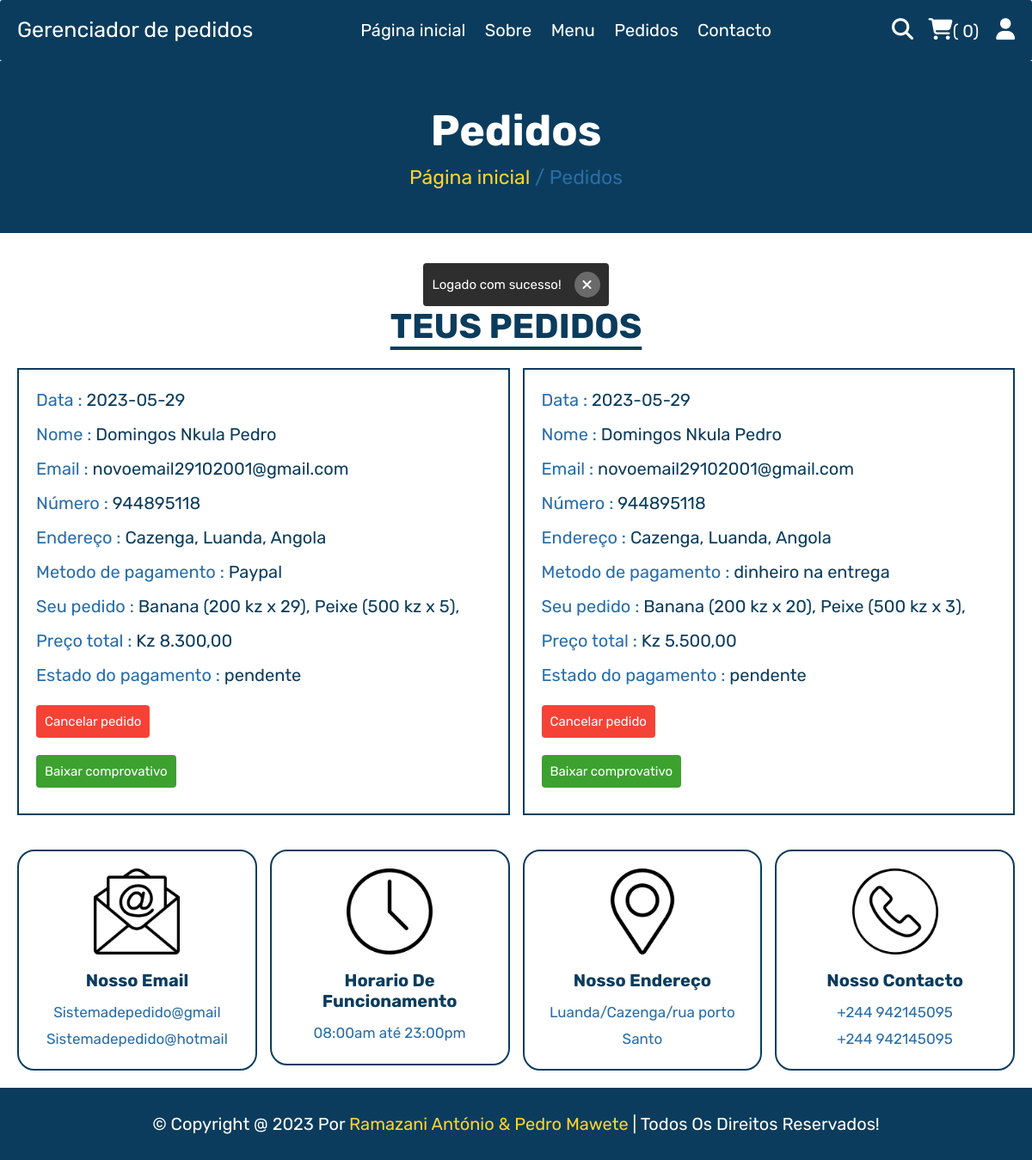
Page /pedidos.php (signed in) on the committed database.
### tables this page shows
CREATE TABLE `pedidos` (
  `id` varchar(255) NOT NULL,
  `user_id` int(100) NOT NULL,
  `nome` varchar(20) NOT NULL,
  `contacto` varchar(10) NOT NULL,
  `email` varchar(50) NOT NULL,
  `metodo` varchar(50) NOT NULL,
  `endereço` varchar(500) NOT NULL,
  `total_produtos` text NOT NULL,
  `total_preço` int(100) NOT NULL,
  `data` date NOT NULL DEFAULT current_timestamp(),
  `estado_pagamento` varchar(20) NOT NULL DEFAULT '1',
  `confirmacao_cliente` varchar(20) DEFAULT 'false',
  PRIMARY KEY (`id`)
);

### functions/pegarEstado.php (called while the page is built, shortened)
<?php
function pegarEstado($numero_do_estado){
    if($numero_do_estado == '1'):
        return "pendente";
    endif;
}

### pedidos.php (the view, shortened to what this page needs)
<?php
include __DIR__ . './components/connect.php';
include_once __DIR__ . './functions/pegarEstado.php';
if(isset($_SESSION['user_id'])){
   $user_id = $_SESSION['user_id'];
}else{
   $user_id = '';
   header('location:home.php');
};
?>
<!DOCTYPE html>
<html lang="pt-br">
<head>
   <link rel="stylesheet" href="https://cdnjs.cloudflare.com/ajax/libs/font-awesome/6.1.1/css/all.min.css">
   <link rel="stylesheet" href="./css/animate.min.css">
   <link rel="stylesheet" href="css/style.css">
</head>
<body>
<?php include __DIR__ . './components/usuario_cabeçalho.php'; ?>
<div class="heading">
   <h3>Pedidos</h3>
   <p><a href="html.php">Página inicial</a> <span> / Pedidos</span></p>
</div>
<section class="orders">
   <?php include_once __DIR__ . './components/html_mensagens_flash.php'; ?>
   <h1 class="titulo">Teus pedidos</h1>
   <div class="box-container">
   <?php
      if($user_id == ''):
         echo '<p class="empty">por favor inicie a sessão antes, para visualizar os pedidos</p>';
      else:
         $select_orders = $conn->prepare("SELECT * FROM `pedidos` WHERE user_id = ?");
         $select_orders->execute([$user_id]);
         $all_fetch_orders = $select_orders->fetchAll(PDO::FETCH_ASSOC);
         if(count($all_fetch_orders) > 0):
            foreach($all_fetch_orders as $fetch_orders):
               $all_produts = json_decode($fetch_orders['total_produtos'], true);
   ?>
   <div class="box">
      <p>Data : <span><?= $fetch_orders['data']; ?></span></p>
      <p>Nome : <span><?= $fetch_orders['nome']; ?></span></p>
      <p>Email : <span><?= $fetch_orders['email']; ?></span></p>
      <p>Número : <span><?= $fetch_orders['contacto']; ?></span></p>
      <p>Endereço : <span><?= $fetch_orders['endereço']; ?></span></p>
      <p>Metodo de pagamento : <span><?= $fetch_orders['metodo']; ?></span></p>
      <p>Seu pedido : <span>
         <?php
            foreach($all_produts as $product):
               $produto = $product['pedido'];
               echo "{$produto['nome']} ({$produto['preco']} kz x {$produto['qntd']}), \n";
            endforeach;
         ?>
      </span></p>
      <p>Preço total : <span>Kz <?= number_format($fetch_orders['total_preço'], 2, ",", ".") ; ?></span></p>
      <p>Estado do pagamento : <span style="color:<?php ?>"><?= pegarEstado($fetch_orders['estado_pagamento']); ?></span> </p>
      <?php if($fetch_orders['estado_pagamento'] == '1' && $fetch_orders['confirmacao_cliente'] != "true"): ?>
         <a class="btn-cancelar-pedido" href="functions/cancelar_pedido.php?id_pedido=<?= $fetch_orders['id']; ?>">
               Cancelar pedido
         </a>
      <?php endif; ?>
      <?php
         if($fetch_orders['estado_pagamento'] != '0'):
      ?>
      <a class="btn-cancelar-pedido ok" href="generator-pdf.php?idPedido=<?= $fetch_orders['id']; ?>">
                  Baixar comprovativo
      </a>
      <?php endif; ?>
   </div>
   <?php
         endforeach;
         else:
            echo '<p class="empty">nenhum pedido feito ainda!</p>';
         endif;
      endif;
   ?>
   </div>
</section>
<?php include 'components/footer.php'; ?>
</body>
</html>

### css/style.css (style rules this page uses)
:root { --yellow:#fed330; --red:#e74c3c; --white:#fff; --black:#0B3C5D; --light-color:#286DA8; --border:.2rem solid var(--black); }
* { font-family: 'Rubik', sans-serif; margin:0; padding:0; box-sizing: border-box; outline: none; border: none; text-decoration: none; }
html { font-size: 62.5%; overflow-x: hidden; scroll-behavior: smooth; stop-opacity: 7rem; }
section { margin:0 auto; max-width: 1200px; padding:2rem; }
.titulo { text-align: center; margin-bottom: 2.5rem; font-size: 4rem; color:var(--black); text-transform: uppercase; text-decoration: underline; text-underline-offset: 1rem; }
.heading { display: flex; align-items: center; justify-content: center; gap:1rem; flex-flow: column; background-color: var(--black); min-height: 20rem; }
.heading h3 { font-size: 5rem; color:var(--white); text-transform: capitalize; }
.heading p { font-size: 2.3rem; color:var(--light-color); }
.heading p a { color:var(--yellow); }
.orders .box-container { display: flex; flex-wrap: wrap; gap:1.5rem; align-items: flex-start; }
.orders .box-container .box { padding:1rem 2rem; border:var(--border); flex:1 1 40rem; }
.orders .box-container .box p { line-height: 1.5; margin:1rem 0; font-size: 2rem; color:var(--light-color); }
.orders .box-container .box p span { color:var(--black); }
.box .btn-cancelar-pedido { background-color: #F44336; padding: 1rem; color: #fff; font-size: 1.5rem; border-radius: 4px; margin: 2rem 0px; display: block; width: fit-content; }
.box .btn-cancelar-pedido.ok { background-color: #3ca12f; }

### rows in the picture
pedidos: data "2023-05-29", nome "Domingos Nkula Pedro", email "novoemail29102001@gmail.com", contacto "944895118", endereço "Cazenga, Luanda, Angola", metodo "Paypal", nome "Banana", preco "200", qntd "29", nome "Peixe", preco "500", qntd "5", total_preço "8.300,00", estado_pagamento "pendente"
pedidos: data "2023-05-29", nome "Domingos Nkula Pedro", email "novoemail29102001@gmail.com", contacto "944895118", endereço "Cazenga, Luanda, Angola", metodo "dinheiro na entrega", nome "Banana", preco "200", qntd "20", nome "Peixe", preco "500", qntd "3", total_preço "5.500,00", estado_pagamento "pendente"

### other values in the picture
$total_cart_items "0"
$msg "Logado com sucesso!"
